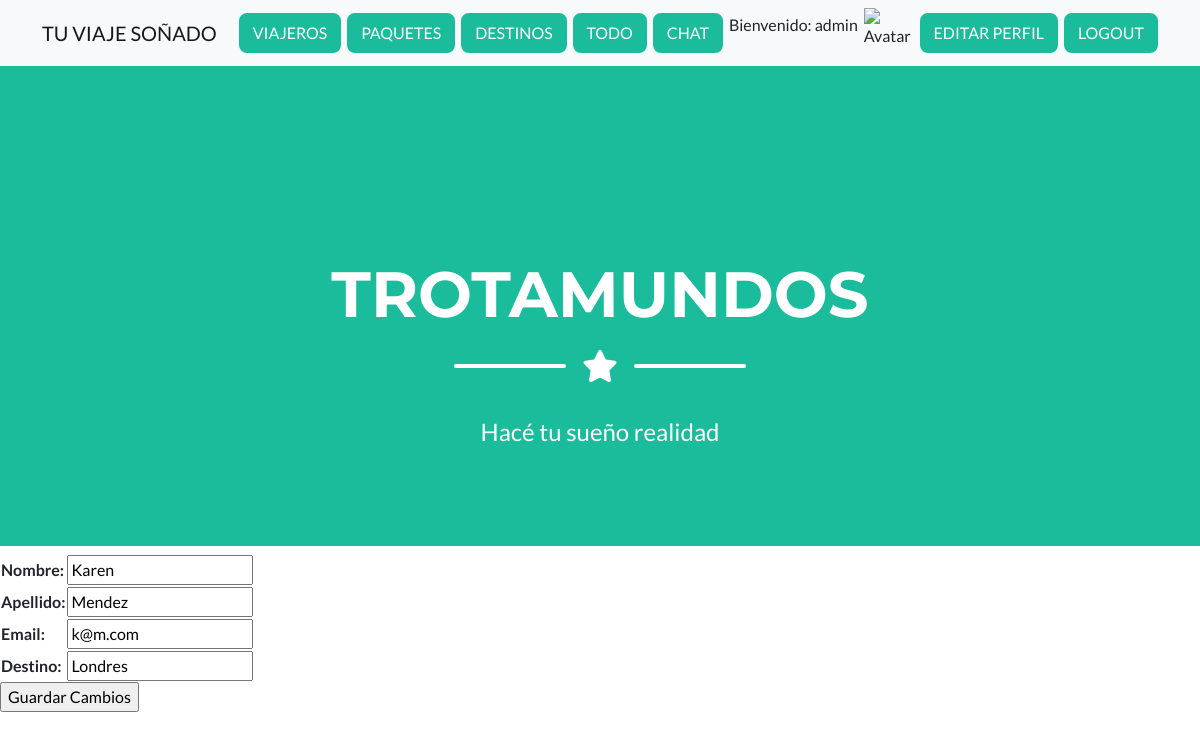
/AppKaren/editarViajero/1 (signed in), run on an earlier commit of the app's database.
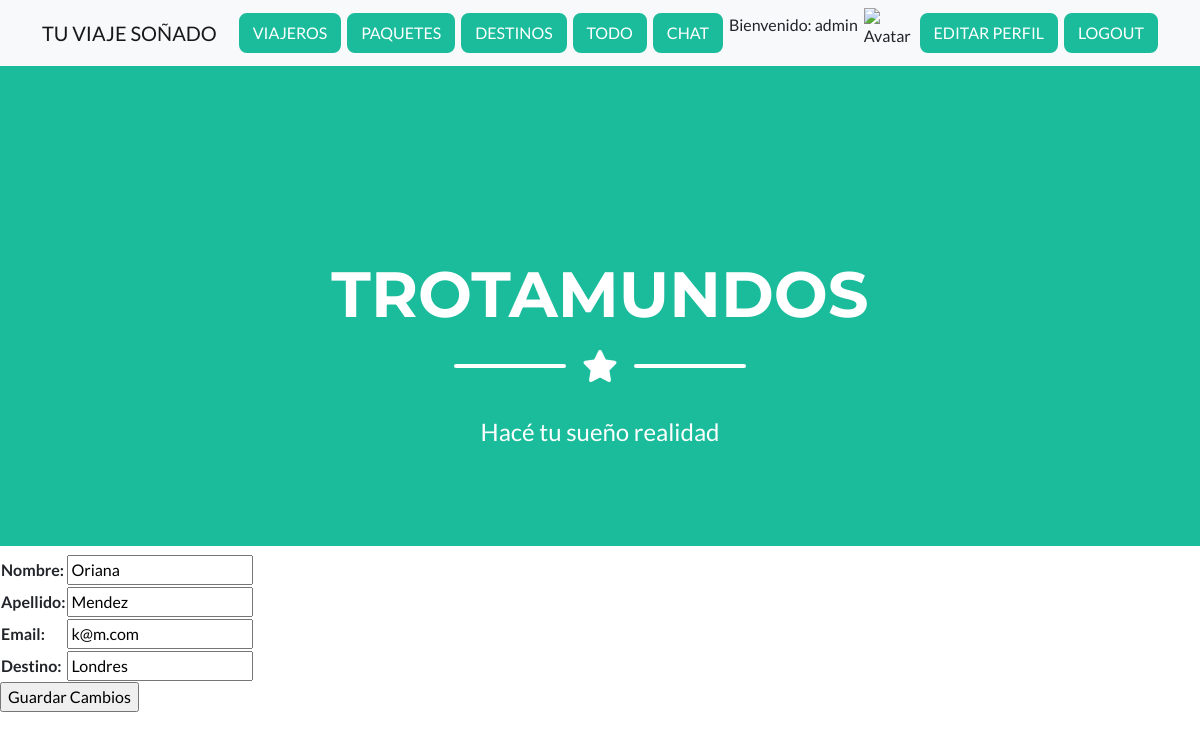
And on a later commit of the database.
### AppKaren/models.py (models this page shows, shortened)
class Viajero(models.Model):
    nombre=models.CharField(max_length=50)
    apellido=models.CharField(max_length=50)
    email=models.EmailField()
    destino=models.CharField(max_length=50)

### AppKaren/views.py (the view)
# urls.py: path("editarViajero/<id>", editarViajero, name="editarViajero"),
@login_required
def editarViajero(request, id):
    viajero=Viajero.objects.get(id=id)
    if request.method=="POST":
        form= PasajeroForm(request.POST)
        if form.is_valid():
            info=form.cleaned_data
            viajero.nombre=info["nombre"]
            viajero.apellido=info["apellido"]
            viajero.email=info["email"]
            viajero.destino=info["destino"]
            viajero.save()
            viajeros=Viajero.objects.all()
            form = PasajeroForm()
            return render(request, "AppKaren/Viajeros.html" ,{"viajeros":viajeros, "mensaje": "Viajero editado correctamente", "form": form})
        pass
    else:
        formulario= PasajeroForm(initial={"nombre":viajero.nombre, "apellido":viajero.apellido, "email":viajero.email, "destino":viajero.destino})
        return render(request, "AppKaren/editarViajero.html", {"form": formulario, "viajero": viajero})

### AppKaren/forms.py
class PasajeroForm(forms.Form):
    nombre= forms.CharField(max_length=50)
    apellido=forms.CharField(max_length=50)
    email=forms.EmailField(max_length=50)
    destino=forms.CharField(max_length=50)

### AppKaren/templates/AppKaren/editarViajero.html (shortened to what this page needs)
{% extends "AppKaren/padre.html" %}
{% load static %}
{% block contenido_que_cambia %}
<form action="{% url 'editarViajero' viajero.id %}" method="POST"> {% csrf_token %}
    <table>
        {{ form.as_table }}
    </table>
    <input type="submit" value="Guardar Cambios">
    </form>
{% endblock %}

What changed in the data, as far as the page shows it:
changed Viajero "Mendez": nombre "Karen" → "Oriana"
